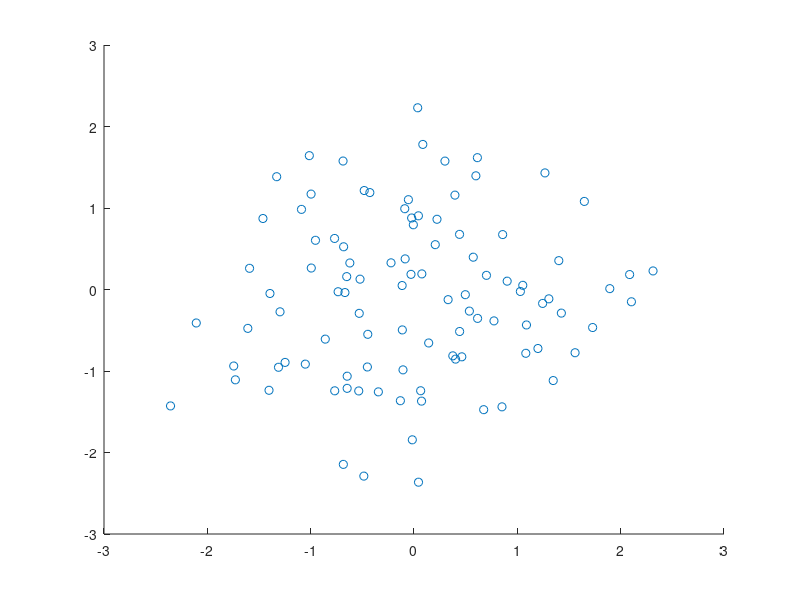
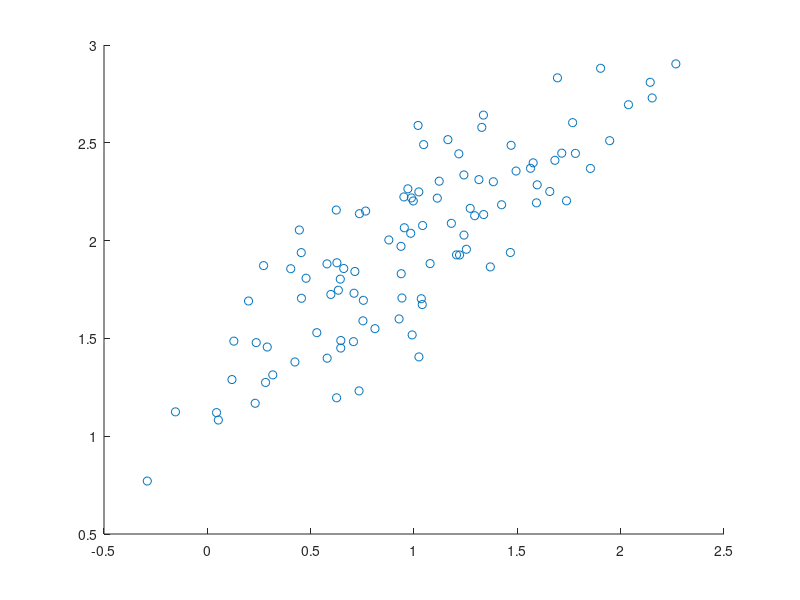

Write MATLAB code to recreate these figures, in order.
mu = [1;2];
cov = [0.3, 0.2 ; 0.2, 0.2];

L = chol(cov,'lower')
z = randn(2,100);

y = bsxfun(@plus,mu,L * z);

scatter(z(1,:),z(2,:))
figure()
scatter(y(1,:),y(2,:))
